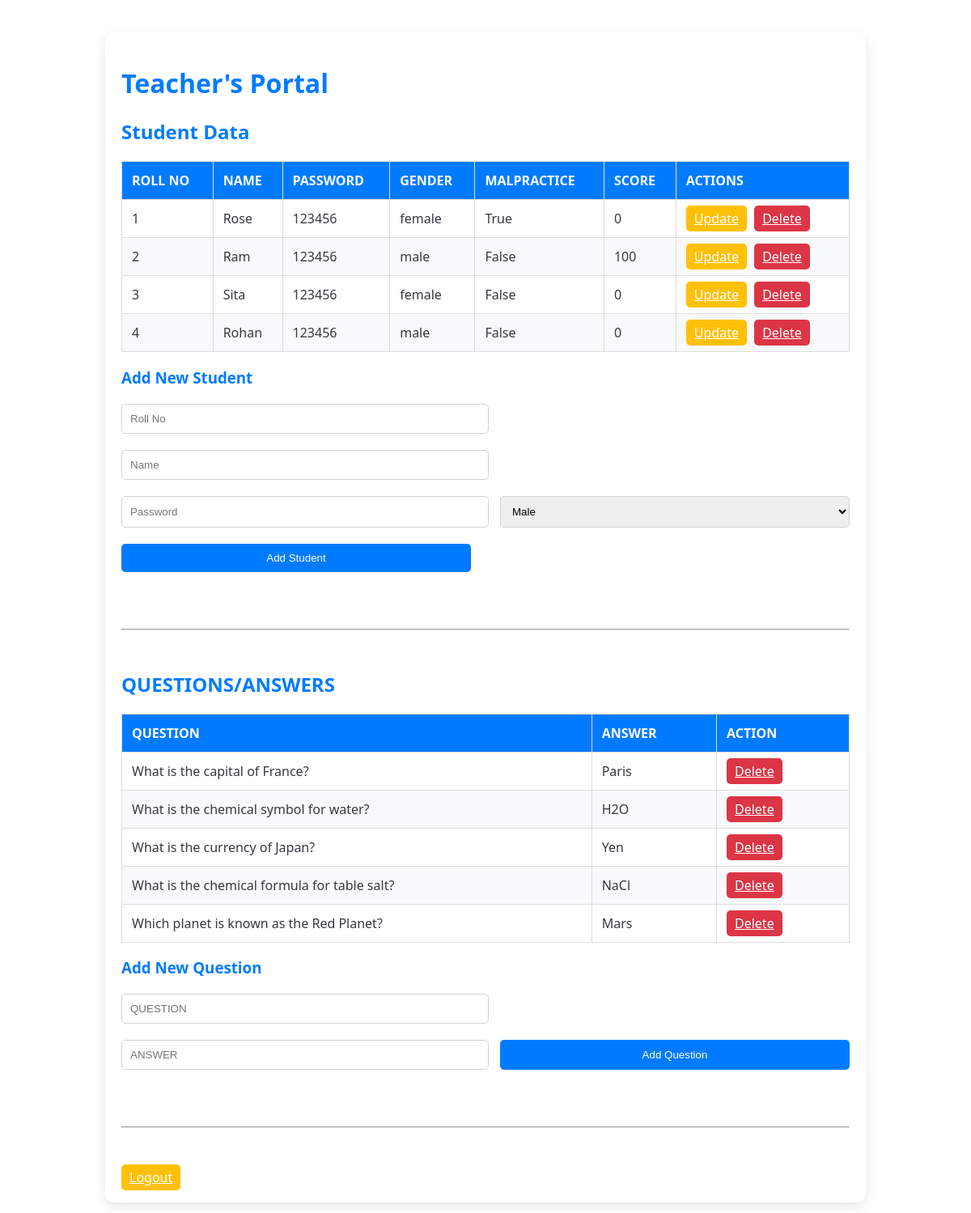
The app's page /teacherpage, older data.
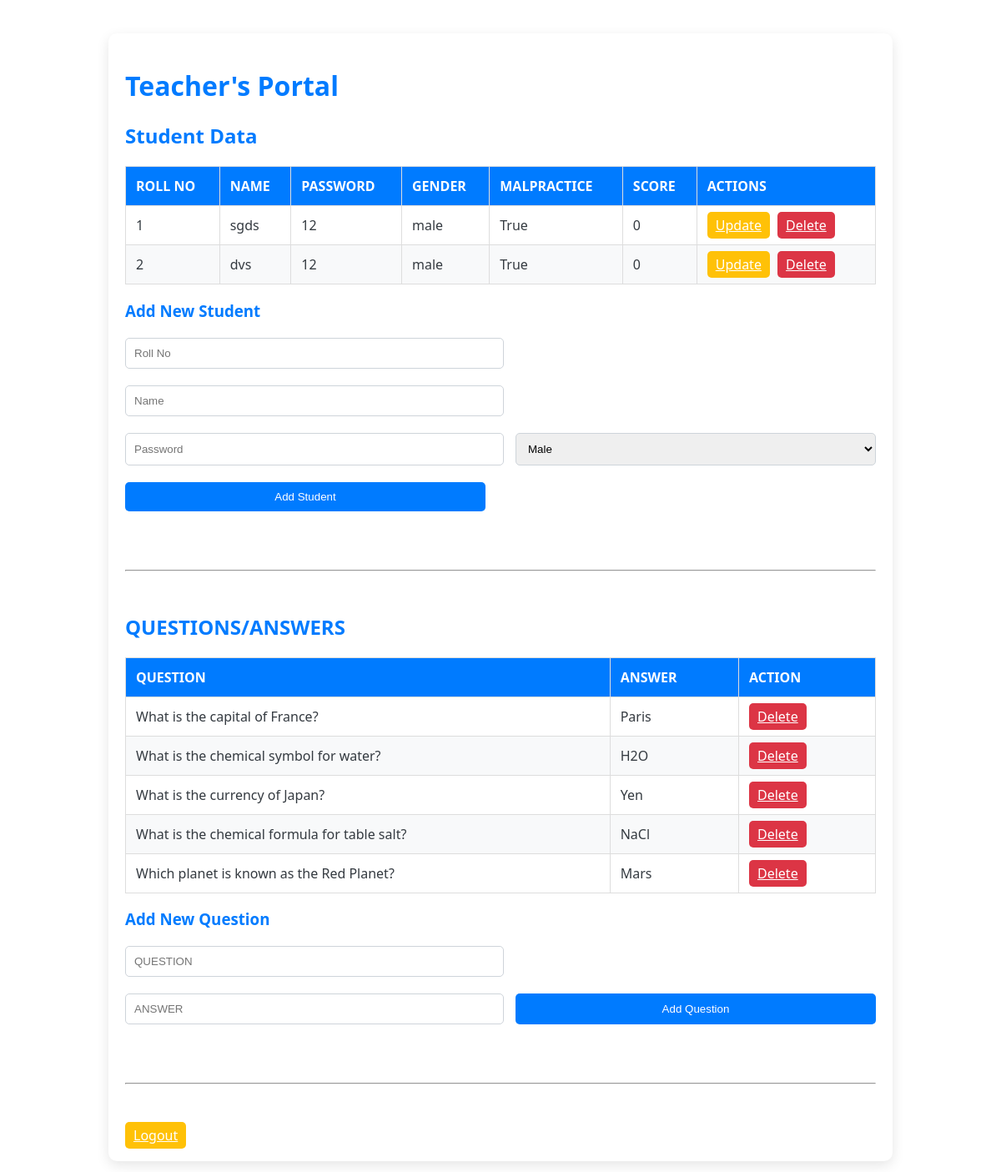
The same page, newer data.
### app.py (models this page shows)
class studentdb(db.Model):
    rollno = db.Column(db.Integer, primary_key = True)
    name = db.Column(db.String(200), nullable = False)
    password = db.Column(db.String(200), nullable = False)
    gender = db.Column(db.String(200), nullable = False)
    malpractice = db.Column(db.Boolean, default = False)
    score = db.Column(db.Integer, default = False)

class questiondb(db.Model):
    qno = db.Column(db.Integer, primary_key = True)
    question = db.Column(db.String(500),nullable = False)
    answer = db.Column(db.String(500),nullable = False)

### app.py (the view)
@app.route("/teacherpage")
def teacherpage():
    students = studentdb.query.order_by(studentdb.rollno).all()
    questions = questiondb.query.order_by(questiondb.qno).all()
    return render_template('teacherpage.html', students = students,questions = questions)

### templates/teacherpage.html (shortened to what this page needs)
<!DOCTYPE html>
<html lang="en">
<head>
    <link rel="stylesheet" href="{{ url_for('static',filename='style.css')}}">
</head>
<body>
    <div class="container">
        <h1>Teacher's Portal</h1>
        <h2>Student Data</h2>
        {% if students|length < 1 %}
        <h2> There is no student data. Create one below </h2>
        {% else %}
        <table id="studentTable">
            <thead>
                <tr>
                    <th>ROLL NO</th>
                    <th>NAME</th>
                    <th>PASSWORD</th>
                    <th>GENDER</th>
                    <th>MALPRACTICE</th>
                    <th>SCORE</th>
                    <th>ACTIONS</th>
                </tr>
            </thead>
            <tbody>
                {% for student in students %}
                <tr>
                    <td>{{ student.rollno }}</td>
                    <td>{{ student.name }}</td>
                    <td>{{ student.password }}</td>
                    <td>{{ student.gender }}</td>
                    <td>{{ student.malpractice }}</td>
                    <td>{{ student.score }}</td>
                    <td>
                        <a href = "/update/{{student.rollno}}" class="updateBtn">Update</a>
                        <a href = "/delete/{{student.rollno}}" class="deleteBtn">Delete</a>
                    </td>
                </tr>
                {% endfor %}
            </tbody>
        </table>
        {% endif %}
        <h3>Add New Student</h3>
        <form id="addStudentForm" action="/add" method="post">
            <input type="text" name="rollno" placeholder="Roll No" required>
            <input type="text" name="name" placeholder="Name" required>
            <input type="password" name="password" placeholder="Password" required>
            <select name="gender">
                <option value="male">Male</option>
            </select>
            <button type="submit">Add Student</button>
        </form>
        <hr style="margin-top: 50px; margin-bottom: 50px;">
        <h2>QUESTIONS/ANSWERS</h2>
        <table id="questionTable">
            <thead>
                <tr>
                    <th>QUESTION</th>
                    <th>ANSWER</th>
                    <th>ACTION</th>
                </tr>
            </thead>
            <tbody>
                {% for question in questions %}
                <tr>
                    <td>{{ question.question }}</td>
                    <td>{{ question.answer }}</td>
                    <td>
                        <a href = "/delete_question/{{question.qno}}" class="deleteBtn">Delete</a>
                    </td>
                </tr>
                {% endfor %}
            </tbody>
        </table>
        <h3>Add New Question</h3>
        <form id="addQuestionForm" action="/add_question" method="post">
            <input type="text" name="QUESTION" placeholder="QUESTION" required>
            <input type="text" name="ANSWER" placeholder="ANSWER" required>
            <button type="submit">Add Question</button>
        </form>
        <hr style="margin-top: 50px; margin-bottom: 50px;">
        <a href = "/" class="updateBtn">Logout</a>
    </div>
</body>
</html>

### static/style.css (style rules this page uses)
body { font-family: 'Segoe UI', Tahoma, Geneva, Verdana, sans-serif; margin: 0; padding: 20px; background: #ffffff; color: #343a40; }
.container { max-width: 900px; margin: 20px auto; padding: 20px; background: #ffffff; border-radius: 10px; box-shadow: 0 5px 15px rgba(0, 0, 0, 0.1); }
h1, h2, h3 { color: #007bff; }
table { width: 100%; border-collapse: collapse; margin-top: 20px; }
table, th, td { border: 1px solid #ddd; }
th, td { text-align: left; padding: 12px; }
th { background-color: #007bff; color: white; }
tr:nth-child(even) { background-color: #f8f9fa; }
form { display: flex; flex-wrap: wrap; justify-content: space-between; margin-top: 20px; }
input[type="text"], input[type="password"], select, button { padding: 10px; margin-bottom: 20px; border: 1px solid #ced4da; border-radius: 5px; width: 48%; }
button { background-color: #007bff; color: white; border: none; cursor: pointer; transition: background-color 0.2s; }
.updateBtn, .deleteBtn { padding: 5px 10px; color: white; border: none; border-radius: 5px; cursor: pointer; margin-right: 5px; }
.updateBtn { background-color: #ffc107; }
.deleteBtn { background-color: #dc3545; }

Row changes from the older to the newer data that the page shows:
removed studentdb: rollno "3", name "Sita", password "123456", gender "female", malpractice "False", score "0"
removed studentdb: rollno "4", name "Rohan", password "123456", gender "male", malpractice "False", score "0"
changed studentdb id 1: name "Rose" → "sgds"; password "123456" → "12"; gender "female" → "male"
changed studentdb id 2: name "Ram" → "dvs"; password "123456" → "12"; malpractice "False" → "True"; score "100" → "0"
